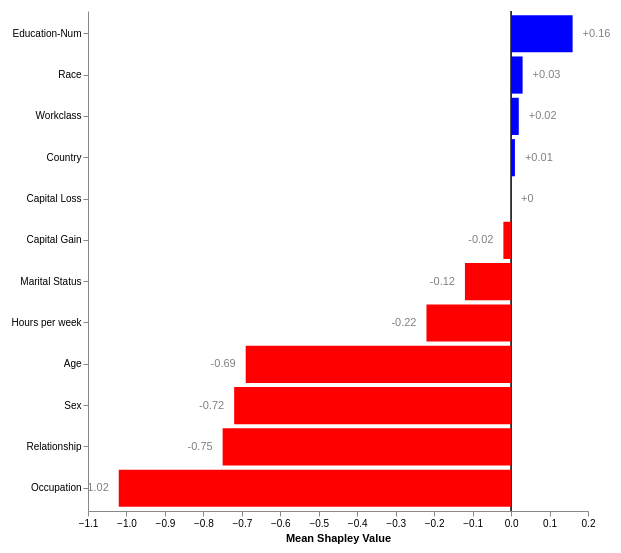

Source (Vega-Lite JSON):
### Vega specification from a JSON file in a GitHub repository (floating-point values rounded to 4 significant figures)
{"$schema": "https://vega.github.io/schema/vega/v5.json", "description": "Mean Shapley Values Bar Plot with Rounded Numbers, Vertical Line at 0, and Arrow-like Bar Endpoints", "width": 500, "height": 500, "padding": 10, "data": [{"name": "table", "values": [{"variable": "Age", "Mean Shapley Value": -0.6933}, {"variable": "Workclass", "Mean Shapley Value": 0.01601}, {"variable": "Education-Num", "Mean Shapley Value": 0.1594}, {"variable": "Marital Status", "Mean Shapley Value": -0.1228}, {"variable": "Occupation", "Mean Shapley Value": -1.023}, {"variable": "Relationship", "Mean Shapley Value": -0.7476}, {"variable": "Race", "Mean Shapley Value": 0.0314}, {"variable": "Sex", "Mean Shapley Value": -0.7229}, {"variable": "Capital Gain", "Mean Shapley Value": -0.02455}, {"variable": "Capital Loss", "Mean Shapley Value": 0.0}, {"variable": "Hours per week", "Mean Shapley Value": -0.2197}, {"variable": "Country", "Mean Shapley Value": 0.007479}], "transform": [{"type": "formula", "expr": "round(datum['Mean Shapley Value'] * 100) / 100", "as": "Rounded Mean Shapley Value"}, {"type": "collect", "sort": {"field": "Rounded Mean Shapley Value", "order": "descending"}}]}], "scales": [{"name": "yscale", "type": "band", "domain": {"data": "table", "field": "variable"}, "range": "height", "padding": 0.1}, {"name": "xscale", "type": "linear", "domain": {"data": "table", "field": "Rounded Mean Shapley Value"}, "range": "width", "padding": 0.1, "nice": true, "zero": true}], "axes": [{"orient": "left", "scale": "yscale"}, {"orient": "bottom", "scale": "xscale", "title": "Mean Shapley Value"}], "marks": [{"type": "rule", "encode": {"enter": {"x": {"scale": "xscale", "value": 0}, "y": {"value": 0}, "y2": {"signal": "height"}, "strokeWidth": {"value": 1.5}, "stroke": {"value": "black"}}}}, {"type": "rect", "from": {"data": "table"}, "encode": {"enter": {"y": {"scale": "yscale", "field": "variable"}, "height": {"scale": "yscale", "band": 1}, "x": {"scale": "xscale", "field": "Rounded Mean Shapley Value"}, "x2": {"scale": "xscale", "value": 0}}, "update": {"fill": [{"test": "datum['Rounded Mean Shapley Value'] < 0", "value": "red"}, {"test": "datum['Rounded Mean Shapley Value'] >= 0", "value": "blue"}]}, "hover": {"fill": {"value": "lightgrey"}}}}, {"type": "text", "from": {"data": "table"}, "encode": {"enter": {"y": {"scale": "yscale", "field": "variable", "band": 0.5}, "x": {"scale": "xscale", "field": "Rounded Mean Shapley Value", "offset": {"signal": "datum['Rounded Mean Shapley Value'] >= 0 ? 10 : -10"}}, "align": {"signal": "datum['Rounded Mean Shapley Value'] >= 0 ? 'left' : 'right'"}, "baseline": {"value": "middle"}, "text": {"signal": "datum['Rounded Mean Shapley Value'] >= 0 ? '+' + datum['Rounded Mean Shapley Value'] : datum['Rounded Mean Shapley Value']"}, "fill": {"value": "grey"}}}}]}
